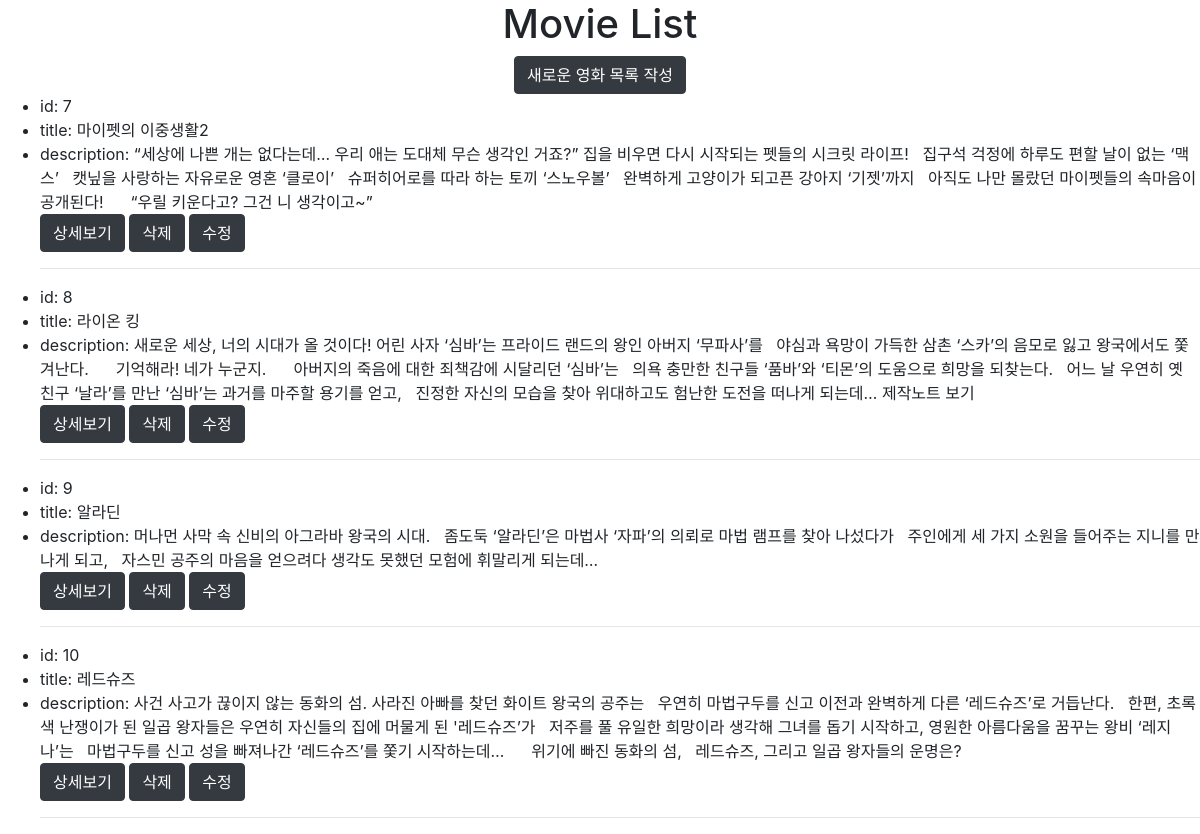
Page /movies/ on the committed database.
### movies/models.py (models this page shows, shortened)
class Movie(models.Model):
    title = models.CharField(max_length=20)
    title_en = models.CharField(max_length=20)
    audience = models.IntegerField()
    open_date = models.DateField()
    genre = models.CharField(max_length=20)
    watch_grade = models.CharField(max_length=20)
    score = models.FloatField()
    poster_url = models.TextField()
    description = models.TextField()

### movies/views.py (the view)
# urls.py: path('', views.movielist),
def movielist(request):
    movielist = Movie.objects.all()
    context = {
        'movielist': movielist,
    }
    return render(request, 'movies/movielist.html', context)

### movies/templates/movies/movielist.html (shortened to what this page needs)
{% extends 'base.html' %}
{% block content %}
<div class="container">
<h1 class="text-center">Movie List</h1>
</div>
<div class="d-flex justify-content-center">
<a href="/movies/new/" class="btn btn-dark">새로운 영화 목록 작성</a>
</div>
<div>
<ul>
{% for movie in movielist %}
<li>id: {{ movie.id }}</li>
<li>title: {{ movie.title }} </li>
<li>description: {{ movie.description }}</li>
<a href="/movies/{{ movie.id }}/" class="btn btn-dark">상세보기</a>
<a href="/movies/{{ movie.id }}/delete/" class="btn btn-dark">삭제</a>
<a href="/movies/{{ movie.id }}/edit/" class="btn btn-dark">수정</a>
<hr>
{% endfor %}
</ul>
</div>
{% endblock  %}

### Django/templates/base.html (shortened to what this page needs)
<!DOCTYPE html>
<html lang="en">
<head>
  <link rel="stylesheet" href="https://stackpath.bootstrapcdn.com/bootstrap/4.3.1/css/bootstrap.min.css">
</head>
<body>
{% block content %}
{% endblock  %}
  </body>
</body>
</html>

### rows in the picture
Movie: id "7", title "마이펫의 이중생활2", description "“세상에 나쁜 개는 없다는데… 우리 애는 도대체 무슨 생각인 거죠?” 집을 비우면 다시 시작되는 펫들의 시크릿 라이프! 집구석 걱정에 하루도 편할 날이 없는 ‘맥스’ 캣닢을 사랑하는 자유로운 영혼 ‘클로이’ 슈퍼히어로를 따라 하는 토끼 ‘스노우볼’ 완벽하게 고양이가 되고픈 강아지 ‘기젯’까지 아직도 나만 몰랐던 마이펫들의 속마음이 공개된다! “우릴 키운다고? 그건 니 생각이고~”"
Movie: id "8", title "라이온 킹", description "새로운 세상, 너의 시대가 올 것이다! 어린 사자 ‘심바’는 프라이드 랜드의 왕인 아버지 ‘무파사’를 야심과 욕망이 가득한 삼촌 ‘스카’의 음모로 잃고 왕국에서도 쫓겨난다. 기억해라! 네가 누군지. 아버지의 죽음에 대한 죄책감에 시달리던 ‘심바’는 의욕 충만한 친구들 ‘품바’와 ‘티몬’의 도움으로 희망을 되찾는다. 어느 날 우연히 옛 친구 ‘날라’를 만난 ‘심바’는 과거를 마주할 용기를 얻고, 진정한 자신의 모습을 찾아 위대하고도 험난한 도전을 떠나게 되는데… 제작노트 보기"
Movie: id "9", title "알라딘", description "머나먼 사막 속 신비의 아그라바 왕국의 시대. 좀도둑 ‘알라딘’은 마법사 ‘자파’의 의뢰로 마법 램프를 찾아 나섰다가 주인에게 세 가지 소원을 들어주는 지니를 만나게 되고, 자스민 공주의 마음을 얻으려다 생각도 못했던 모험에 휘말리게 되는데…"
Movie: id "10", title "레드슈즈", description "사건 사고가 끊이지 않는 동화의 섬. 사라진 아빠를 찾던 화이트 왕국의 공주는 우연히 마법구두를 신고 이전과 완벽하게 다른 ‘레드슈즈’로 거듭난다. 한편, 초록색 난쟁이가 된 일곱 왕자들은 우연히 자신들의 집에 머물게 된 '레드슈즈’가 저주를 풀 유일한 희망이라 생각해 그녀를 돕기 시작하고, 영원한 아름다움을 꿈꾸는 왕비 ‘레지나’는 마법구두를 신고 성을 빠져나간 ‘레드슈즈’를 쫓기 시작하는데… 위기에 빠진 동화의 섬, 레드슈즈, 그리고 일곱 왕자들의 운명은?"
